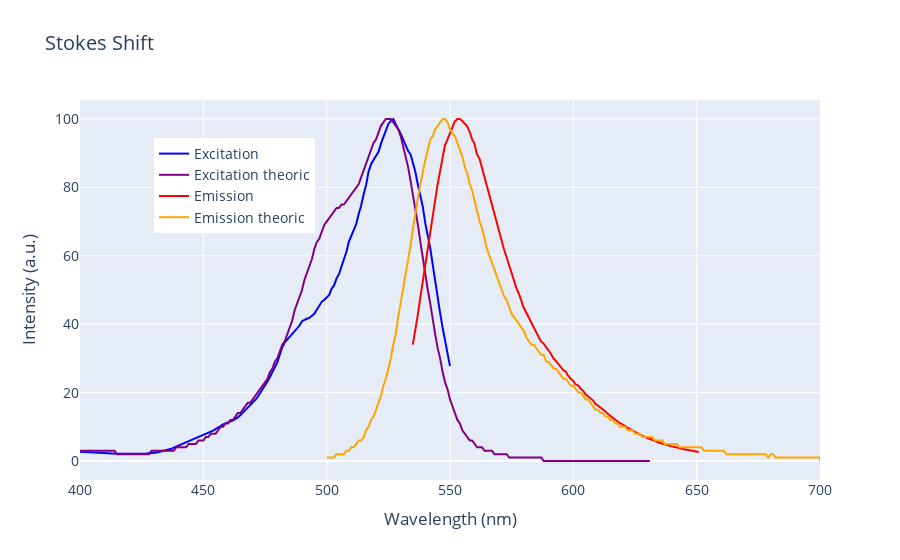

Notebook cell for this chart:
### Code cell
ecc_lambda = data['Wavelength (nm).1'].dropna().to_numpy()
ecc_int = data['Intensity (a.u.).1'].dropna().to_numpy()

emi_lambda = data['Wavelength (nm)'].dropna().to_numpy()
emi_int = data['Intensity (a.u.)'].dropna().to_numpy()

norm_factor_exc = np.max(ecc_int)
norm_factor_em = np.max(emi_int)

fig = go.Figure()
fig.add_trace(go.Scatter(x=ecc_lambda, y=ecc_int/norm_factor_exc *100, mode='lines', name='Excitation', line=dict(color='blue')))
fig.add_trace(go.Scatter(x=R6G_excitation['Wavelength'], y=R6G_excitation['Relative intensity'], mode='lines', name='Excitation theoric', line=dict(color='purple')))
fig.add_trace(go.Scatter(x=emi_lambda, y=emi_int/norm_factor_em *100, mode='lines', name='Emission', line=dict(color='red')))
fig.add_trace(go.Scatter(x=R6G_emission['Wavelength'], y=R6G_emission['Relative intensity'], mode='lines', name='Emission theoric', line=dict(color='orange')))
fig.update_layout(
    title='Stokes Shift',
    xaxis_title='Wavelength (nm)',
    yaxis_title='Intensity (a.u.)',
    legend=dict(x=0.1, y=0.9),
    font=dict(size=14)
)
fig.show()

### Figure 1 — Plotly figure (JSON) as saved in the notebook; plotly's stock layout.template omitted (floating-point values rounded to 4 significant figures; data arrays with more than 128 entries replaced by an {"elided": "..."} marker saying what was removed)
{"data": [{"line": {"color": "blue"}, "mode": "lines", "name": "Excitation", "type": "scatter", "x": {"elided": "151 float values"}, "y": {"elided": "151 float values"}}, {"line": {"color": "purple"}, "mode": "lines", "name": "Excitation theoric", "type": "scatter", "x": {"elided": "232 int values"}, "y": {"elided": "232 int values"}}, {"line": {"color": "red"}, "mode": "lines", "name": "Emission", "type": "scatter", "x": [534.9, 536.0, 536.9, 537.9, 539.0, 539.8, 540.9, 541.9, 542.8, 543.9, 544.9, 546.0, 546.9, 547.9, 549.0, 549.8, 550.9, 551.9, 552.9, 554.0, 554.8, 555.9, 556.9, 557.9, 559.0, 559.8, 560.9, 561.9, 562.8, 563.9, 564.9, 566.0, 566.9, 567.9, 569.0, 569.8, 570.9, 571.9, 572.9, 574.0, 574.8, 575.9, 576.9, 577.9, 579.0, 579.8, 580.9, 581.9, 582.8, 583.9, 584.9, 586.0, 586.9, 587.9, 589.0, 589.8, 590.9, 591.9, 592.9, 594.0, 594.8, 595.9, 596.9, 597.9, 599.0, 599.8, 600.9, 601.9, 602.9, 603.9, 604.9, 605.9, 607.0, 608.0, 608.8, 609.8, 610.9, 611.9, 612.9, 614.0, 614.8, 615.9, 616.9, 617.9, 619.0, 619.8, 620.9, 621.9, 622.9, 624.0, 624.8, 625.9, 626.9, 627.9, 629.0, 629.8, 630.9, 631.9, 632.9, 633.9, 634.9, 635.9, 637.0, 638.0, 638.8, 639.8, 640.9, 641.9, 642.9, 643.9, 644.9, 645.9, 647.0, 648.0, 648.8, 649.8, 650.9], "y": [34.03, 38.19, 42.3, 47.56, 52.64, 56.32, 62.11, 67.37, 71.08, 76.36, 80.65, 84.64, 88.15, 92.25, 93.96, 95.66, 97.77, 99.26, 100.0, 100.0, 99.51, 98.72, 97.93, 96.33, 94.0, 92.95, 89.7, 88.47, 86.03, 83.06, 80.72, 77.74, 75.07, 72.26, 69.74, 67.34, 64.57, 61.86, 59.57, 57.09, 55.28, 53.21, 50.56, 48.91, 46.74, 44.87, 43.42, 41.92, 40.36, 38.92, 37.52, 36.17, 34.97, 34.4, 33.41, 32.35, 31.35, 30.06, 29.01, 28.3, 27.54, 26.59, 26.17, 24.89, 24.05, 23.47, 22.46, 22.15, 21.22, 20.53, 19.53, 18.88, 18.2, 17.74, 16.79, 16.29, 15.67, 15.12, 14.53, 13.79, 13.26, 12.63, 12.21, 11.55, 11.08, 10.61, 10.31, 9.799, 9.285, 8.855, 8.56, 8.145, 7.726, 7.354, 7.045, 6.787, 6.47, 6.12, 5.764, 5.584, 5.336, 5.13, 4.855, 4.608, 4.501, 4.28, 4.132, 3.91, 3.759, 3.604, 3.424, 3.271, 3.121, 3.035, 2.912, 2.817, 2.659]}, {"line": {"color": "orange"}, "mode": "lines", "name": "Emission theoric", "type": "scatter", "x": {"elided": "202 int values"}, "y": {"elided": "202 int values"}}], "layout": {"font": {"size": 14}, "legend": {"x": 0.1, "y": 0.9}, "title": {"text": "Stokes Shift"}, "xaxis": {"title": {"text": "Wavelength (nm)"}}, "yaxis": {"title": {"text": "Intensity (a.u.)"}}}}
